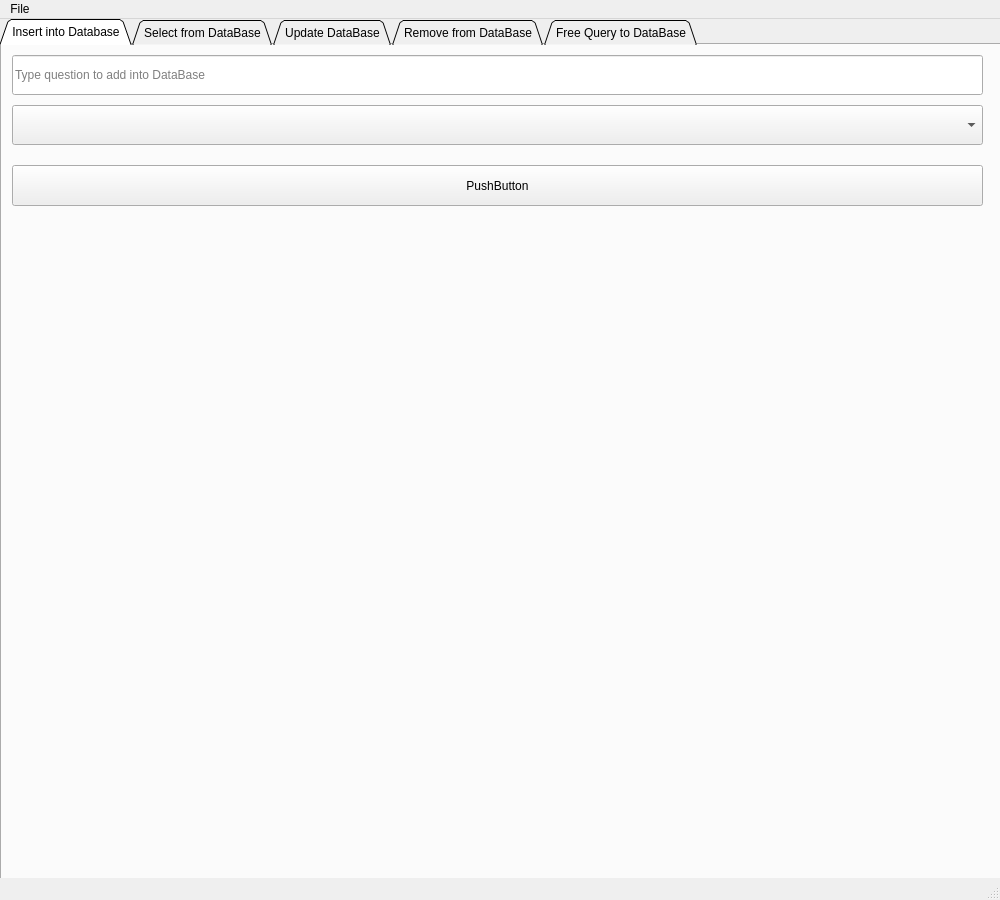
<?xml version="1.0" encoding="UTF-8"?>
<ui version="4.0">
 <class>MainWindow</class>
 <widget class="QMainWindow" name="MainWindow">
  <property name="geometry">
   <rect>
    <x>0</x>
    <y>0</y>
    <width>1000</width>
    <height>900</height>
   </rect>
  </property>
  <property name="windowTitle">
   <string>MainWindow</string>
  </property>
  <widget class="QWidget" name="centralwidget">
   <widget class="QTabWidget" name="tabWidget">
    <property name="geometry">
     <rect>
      <x>0</x>
      <y>0</y>
      <width>1001</width>
      <height>881</height>
     </rect>
    </property>
    <property name="tabShape">
     <enum>QTabWidget::Triangular</enum>
    </property>
    <property name="currentIndex">
     <number>0</number>
    </property>
    <widget class="QWidget" name="tab">
     <attribute name="title">
      <string>Insert into Database</string>
     </attribute>
     <widget class="QLineEdit" name="lineEdit_question_into_db">
      <property name="geometry">
       <rect>
        <x>10</x>
        <y>10</y>
        <width>971</width>
        <height>40</height>
       </rect>
      </property>
      <property name="placeholderText">
       <string>Type question to add into DataBase</string>
      </property>
     </widget>
     <widget class="QComboBox" name="comboBox_question_category">
      <property name="geometry">
       <rect>
        <x>10</x>
        <y>60</y>
        <width>971</width>
        <height>40</height>
       </rect>
      </property>
     </widget>
     <widget class="QPushButton" name="pushButton_insert_into_db">
      <property name="geometry">
       <rect>
        <x>10</x>
        <y>120</y>
        <width>971</width>
        <height>41</height>
       </rect>
      </property>
      <property name="text">
       <string>PushButton</string>
      </property>
     </widget>
     <widget class="QLabel" name="label_result">
      <property name="geometry">
       <rect>
        <x>10</x>
        <y>750</y>
        <width>981</width>
        <height>101</height>
       </rect>
      </property>
      <property name="text">
       <string/>
      </property>
     </widget>
    </widget>
    <widget class="QWidget" name="tab_2">
     <attribute name="title">
      <string>Select from DataBase</string>
     </attribute>
    </widget>
    <widget class="QWidget" name="tab_3">
     <attribute name="title">
      <string>Update DataBase</string>
     </attribute>
    </widget>
    <widget class="QWidget" name="tab_4">
     <attribute name="title">
      <string>Remove from DataBase</string>
     </attribute>
    </widget>
    <widget class="QWidget" name="tab_5">
     <attribute name="title">
      <string>Free Query to DataBase</string>
     </attribute>
    </widget>
   </widget>
  </widget>
  <widget class="QStatusBar" name="statusbar"/>
  <widget class="QMenuBar" name="menubar">
   <property name="geometry">
    <rect>
     <x>0</x>
     <y>0</y>
     <width>1000</width>
     <height>21</height>
    </rect>
   </property>
   <widget class="QMenu" name="menuFile">
    <property name="title">
     <string>File</string>
    </property>
   </widget>
   <addaction name="menuFile"/>
  </widget>
 </widget>
 <resources/>
 <connections/>
</ui>
